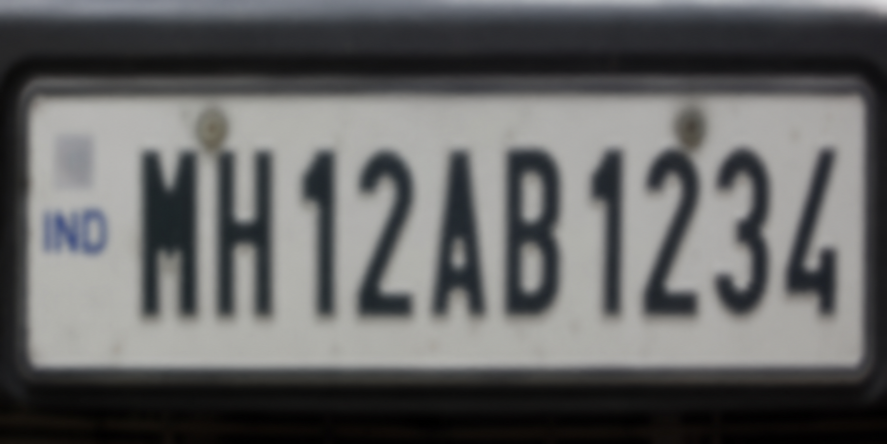
#> input picture OCR_Project/images/plate_blur.png, 1774 x 887 px (shown at 1/2 size)
$ python preprocess.py
#> lines starting #> are read from the running program, lines starting #| are printed output that depends on the picture
import cv2

input_path = "images/plate_blur.png"
output_path = "images/plate_preprocessed.png"

image = cv2.imread(input_path)
#> image is the input picture: shape (887, 1774, 3); mean B, G, R 99.3, 99.5, 99.3

if image is None:
    print("ERROR: Image not found!")
    exit()

print("Original image loaded successfully")

# Resize to a maximum width of 1200 pixels
height, width = image.shape[:2]
#> height = 887; width = 1774

max_width = 1200

if width > max_width:
    scale = max_width / width
#> scale = 0.676
    new_width = int(width * scale)
#> new_width = 1200
    new_height = int(height * scale)
#> new_height = 600

    resized = cv2.resize(
        image,
        (new_width, new_height),
        interpolation=cv2.INTER_CUBIC
    )
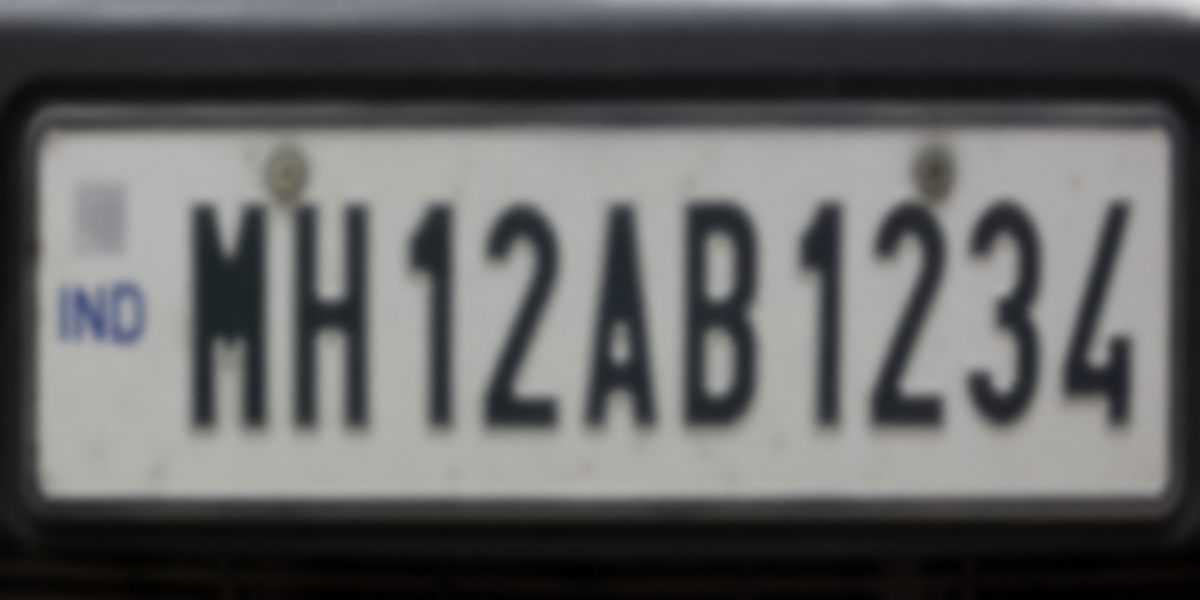
#> resized: shape (600, 1200, 3); mean B, G, R 99.3, 99.5, 99.3
else:
    resized = image

print("Step 1: Image resized")

# Convert to grayscale
gray = cv2.cvtColor(resized, cv2.COLOR_BGR2GRAY)

print("Step 2: Converted to grayscale")

# CLAHE contrast enhancement
clahe = cv2.createCLAHE(
    clipLimit=2.0,
    tileGridSize=(8, 8)
)

enhanced = clahe.apply(gray)
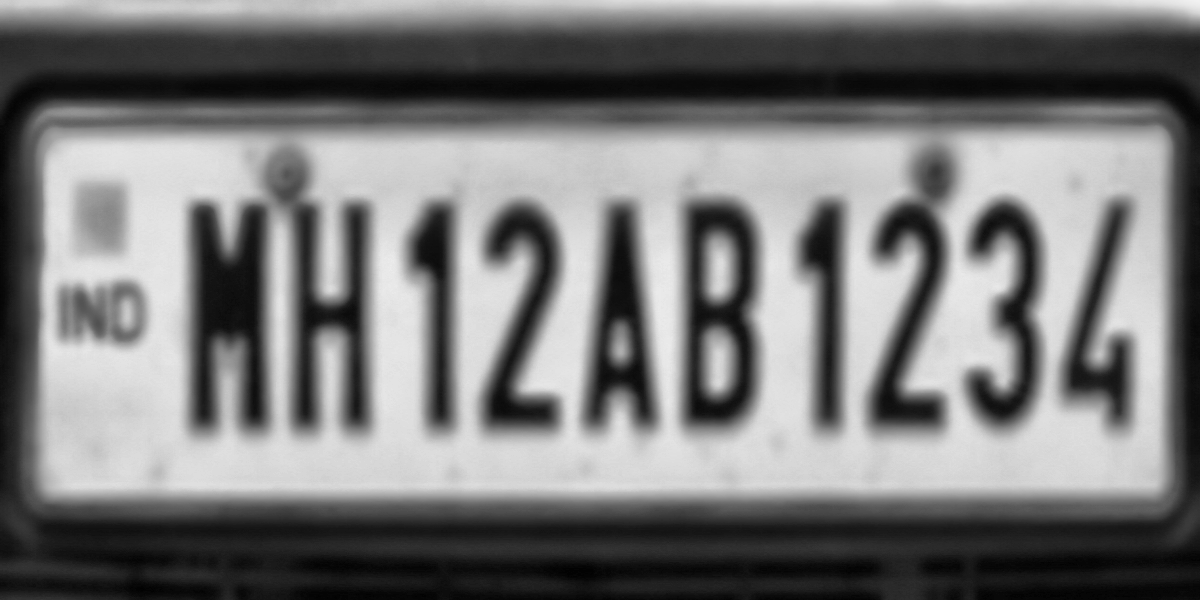
#> enhanced: shape (600, 1200); min 1, max 242, mean 120.6

print("Step 3: Contrast enhanced")

# Mild sharpening
blur = cv2.GaussianBlur(enhanced, (0, 0), 3)

sharpened = cv2.addWeighted(
    enhanced,
    1.3,
    blur,
    -0.3,
    0
)

print("Step 4: Image sharpened")

cv2.imwrite(output_path, sharpened)

print("Preprocessing completed!")
print("Saved as:", output_path)
